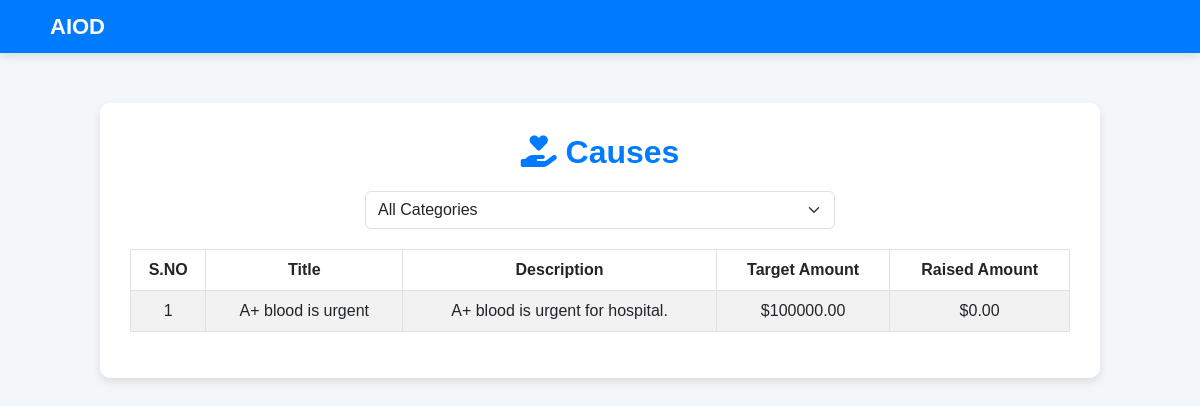
Before: /causes/ with the older database file.
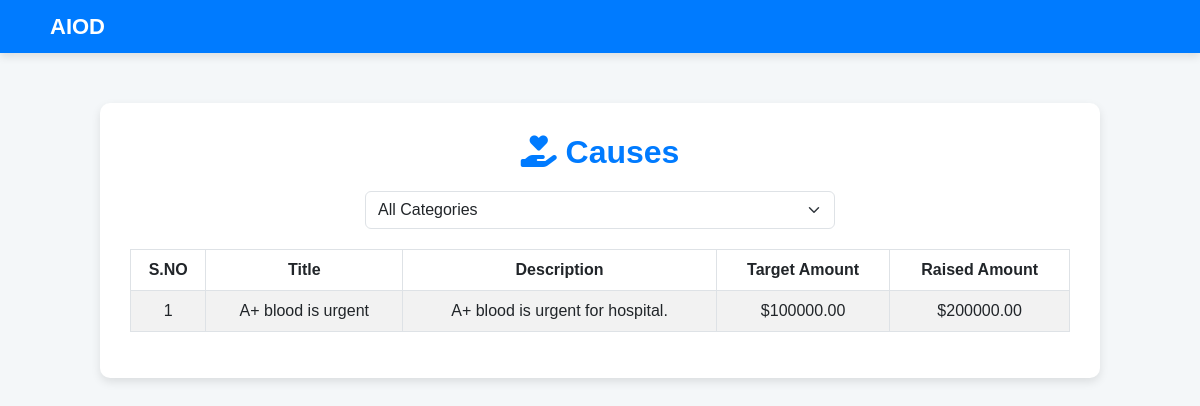
After: the same page with the newer database file.
### app/models.py (models this page shows, shortened)
class Cause(models.Model):
    category = models.ForeignKey(Category, on_delete=models.CASCADE, related_name="causes")
    title = models.CharField(max_length=255)
    description = models.TextField()
    target_amount = models.DecimalField(max_digits=10, decimal_places=2)
    raised_amount = models.DecimalField(max_digits=10, decimal_places=2, default=0.00)
    created_at = models.DateTimeField(auto_now_add=True)

### app/views.py (the view)
# urls.py: path('causes/', views.cause_list, name='cause_list'),
def cause_list(request, category_id=None):
    categories = Category.objects.all()
    if category_id:
        selected_category = get_object_or_404(Category, id=category_id)
        causes = Cause.objects.filter(category=selected_category)
    else:
        selected_category = None
        causes = Cause.objects.all()
    return render(request, 'customer/cause_list.html', {
        'categories': categories,
        'causes': causes,
        'selected_category': selected_category
    })

### templates/customer/cause_list.html (shortened to what this page needs)
<!DOCTYPE html>
<html lang="en">
<head>
    <link rel="stylesheet" href="https://cdnjs.cloudflare.com/ajax/libs/bootstrap/5.3.0/css/bootstrap.min.css">
</head>
<body>
    <nav>
        <div class="logo">AIOD</div>
    </nav>
    <div class="container">
        <h2><i class="fas fa-hand-holding-heart"></i> Causes</h2>
        <div class="category-filter">
            <form method="GET" class="mb-3">
                <select name="category" onchange="window.location.href=this.value" class="form-select w-50 mx-auto">
                    <option value="{% url 'cause_list' %}" {% if not selected_category %}selected{% endif %}>All Categories</option>
                </select>
            </form>
        </div>
        <div class="table-responsive">
            <table class="table table-striped table-bordered text-center">
                <thead>
                    <tr>
                        <th>S.NO</th>
                        <th>Title</th>
                        <th>Description</th>
                        <th>Target Amount</th>
                        <th>Raised Amount</th>
                    </tr>
                </thead>
                <tbody>
                    {% for cause in causes %}
                    <tr>
                        <td>{{ forloop.counter }}</td>
                        <td>{{ cause.title }}</td>
                        <td>{{ cause.description|truncatewords:15 }}</td>
                        <td>${{ cause.target_amount }}</td>
                        <td>${{ cause.raised_amount }}</td>
                    </tr>
                    {% empty %}
                    <tr>
                        <td colspan="5" class="text-center text-muted">No causes available for this category.</td>
                    </tr>
                    {% endfor %}
                </tbody>
            </table>
        </div>
    </div>
</body>
</html>

Changed rows visible on the page:
changed Cause "A+ blood is urgent": raised_amount "0.00" → "200000.00"
